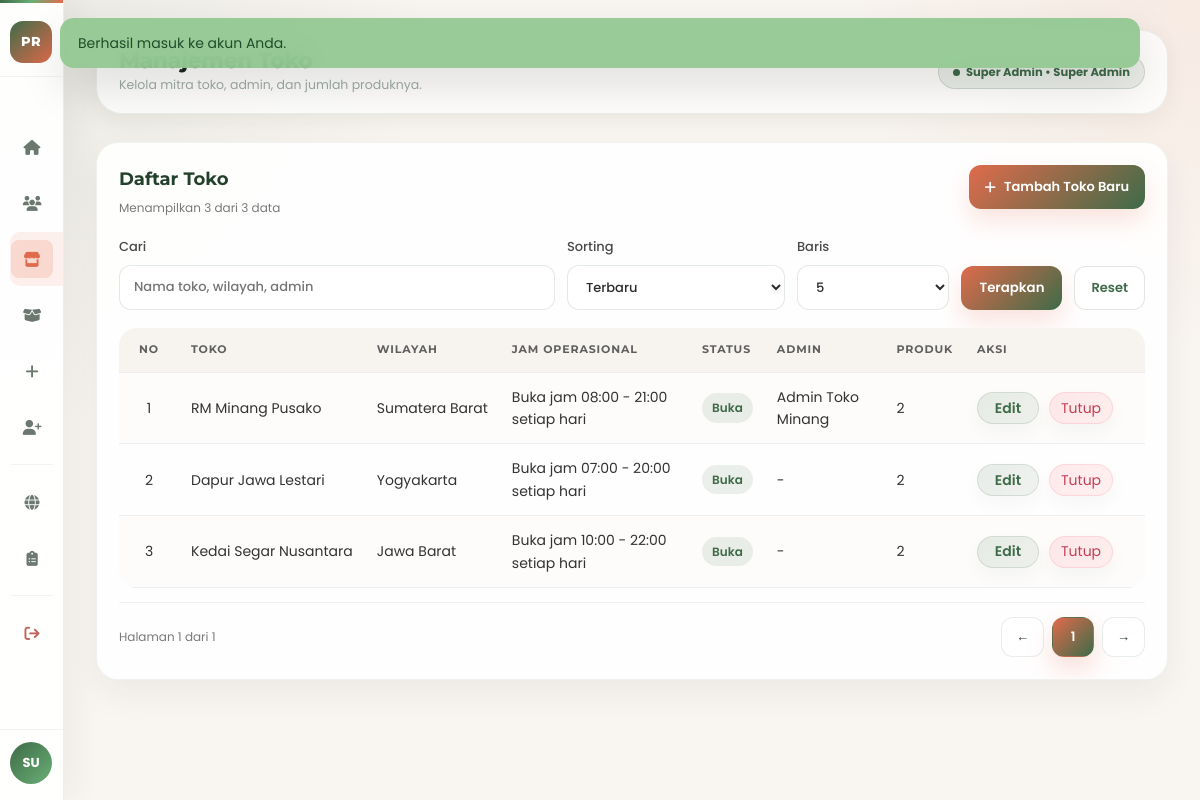
/admin-stores.php (signed in), run on the app's committed database.
### tables this page shows
CREATE TABLE IF NOT EXISTS users (
  id INT AUTO_INCREMENT PRIMARY KEY,
  name VARCHAR(120) NOT NULL,
  email VARCHAR(190) NOT NULL UNIQUE,
  password_hash VARCHAR(255) NOT NULL,
  profile_image VARCHAR(255) NULL,
  role ENUM('user', 'store_admin', 'super_admin') NOT NULL DEFAULT 'user',
  store_id INT NULL,
  is_active TINYINT(1) NOT NULL DEFAULT 1,
  created_at DATETIME NOT NULL,
  updated_at DATETIME NOT NULL,
  CONSTRAINT fk_users_store FOREIGN KEY (store_id) REFERENCES stores(id) ON DELETE SET NULL
);

CREATE TABLE IF NOT EXISTS stores (
  id INT AUTO_INCREMENT PRIMARY KEY,
  name VARCHAR(120) NOT NULL,
  slug VARCHAR(140) NOT NULL UNIQUE,
  region VARCHAR(120) NOT NULL,
  address TEXT NOT NULL,
  whatsapp VARCHAR(30) NOT NULL,
  instagram VARCHAR(120) NOT NULL,
  description TEXT NOT NULL,
  operating_hours VARCHAR(500) NOT NULL DEFAULT 'Setiap hari, 08.00 - 21.00 WIB',
  cover_image VARCHAR(255) NOT NULL,
  is_open TINYINT(1) NOT NULL DEFAULT 1,
  created_at DATETIME NOT NULL,
  updated_at DATETIME NOT NULL
);

### config/database.php (called while the page is built, shortened)
<?php
function db(): PDO
{
    static $pdo = null;
    if ($pdo instanceof PDO) {
        return $pdo;
    }
    $host = '127.0.0.1';
    $port = 3306;
    $database = 'pusakarasa';
    $username = 'root';
    $password = '';
    $dsn = sprintf('mysql:host=%s;port=%d;dbname=%s;charset=utf8mb4', $host, $port, $database);
    $pdo = new PDO($dsn, $username, $password, [
        PDO::ATTR_ERRMODE => PDO::ERRMODE_EXCEPTION,
        PDO::ATTR_DEFAULT_FETCH_MODE => PDO::FETCH_ASSOC,
    ]);
    return $pdo;
}

### admin-stores.php (the view, shortened to what this page needs)
<?php
require_once __DIR__ . '/includes/bootstrap.php';
require_once __DIR__ . '/includes/admin-sidebar.php';
require_role(ROLE_SUPER_ADMIN);
$storeSearch = trim($_GET['store_search'] ?? '');
$storeSort = trim($_GET['store_sort'] ?? 'created_desc');
$storePage = max(1, (int) ($_GET['store_page'] ?? 1));
$storePerPage = max(1, (int) ($_GET['store_per_page'] ?? 8));
$stores = array_values(array_filter(all_stores_with_admins(), static function (array $item) use ($storeSearch): bool {
    if ($storeSearch === '') {
        return true;
    }
    $haystack = strtolower(($item['name'] ?? '') . ' ' . ($item['region'] ?? '') . ' ' . ($item['admins'] ?? ''));
    return strpos($haystack, strtolower($storeSearch)) !== false;
}));
usort($stores, static function (array $a, array $b) use ($storeSort): int {
    return match ($storeSort) {
        'name_asc' => strcmp((string) $a['name'], (string) $b['name']),
        'name_desc' => strcmp((string) $b['name'], (string) $a['name']),
        default => strcmp((string) $b['created_at'], (string) $a['created_at']),
    };
});
$storesPage = paginate_array($stores, $storePage, $storePerPage);
render_layout('Manajemen Toko', function (?array $user = null) use ($storeSearch, $storeSort, $storePerPage, $storesPage, $editingStore, $listingQuery, $listingUrl): void {
    $userName = (string) ($user['name'] ?? 'Super Admin');
    ?>
    <div class="shell">
      <?php render_admin_sidebar($user, 'stores'); ?>
      <main class="main">
        <div class="topbar">
          <div>
            <div class="topbar-heading">Manajemen Toko</div>
            <div class="topbar-sub">Kelola mitra toko, admin, dan jumlah produknya.</div>
          </div>
          <div class="pill-role"><?= e($userName) ?> &bull; Super Admin</div>
        </div>
        <section class="management-layout">
          <article class="table-card management-table-card">
            <div class="table-card-head">
              <div>
                <h3>Daftar Toko</h3>
                <div class="table-meta">Menampilkan <?= e((string) count($storesPage['items'])) ?> dari <?= e((string) $storesPage['total']) ?> data</div>
              </div>
              <a class="action-button-link" href="<?= e(base_path('admin-store-create.php')) ?>"><i class="fa-solid fa-plus" aria-hidden="true"></i>Tambah Toko Baru</a>
            </div>
            <form class="form-panel management-filters" method="get">
              <label>Cari
                <input type="search" name="store_search" value="<?= e($storeSearch) ?>" placeholder="Nama toko, wilayah, admin" />
              </label>
              <label>Sorting
                <select name="store_sort">
                  <option value="created_desc" <?= $storeSort === 'created_desc' ? 'selected' : '' ?>>Terbaru</option>
                </select>
              </label>
              <label>Baris
                <select name="store_per_page">
                  <?php foreach ([5, 10, 20, 50] as $amount): ?>
                    <option value="<?= e((string) $amount) ?>" <?= $storePerPage === $amount ? 'selected' : '' ?>><?= e((string) $amount) ?></option>
                  <?php endforeach; ?>
                </select>
              </label>
              <button type="submit">Terapkan</button>
              <a class="filter-reset" href="<?= e(base_path('admin-stores.php')) ?>">Reset</a>
            </form>
            <div class="table-scroll">
              <table class="data-table">
                <thead>
                  <tr><th>No</th><th>Toko</th><th>Wilayah</th><th>Jam Operasional</th><th>Status</th><th>Admin</th><th>Produk</th><th>Aksi</th></tr>
                </thead>
                <tbody>
                  <?php foreach ($storesPage['items'] as $index => $item): ?>
                    <tr>
                      <td><?= e((string) ($storesPage['offset'] + $index + 1)) ?></td>
                      <td><?= e($item['name']) ?></td>
                      <td><?= e($item['region']) ?></td>
                      <td><?= e(operating_hours_display($item['operating_hours'] ?? '')) ?></td>
                      <td><span class="store-status-badge <?= (int) ($item['is_open'] ?? 1) === 1 ? 'is-open' : 'is-closed' ?>"><?= (int) ($item['is_open'] ?? 1) === 1 ? 'Buka' : 'Tutup' ?></span></td>
                      <td><?= e($item['admins'] ?: '-') ?></td>
                      <td><?= e((string) $item['product_count']) ?></td>
                      <td>
                        <div class="table-actions">
                          <a class="inline-link" href="<?= e(base_path('admin-stores.php?' . http_build_query(array_merge($_GET, ['edit' => $item['id']])))) ?>">Edit</a>
                          <form method="post">
                            <button type="submit" class="inline-link"><?= (int) ($item['is_open'] ?? 1) === 1 ? 'Tutup' : 'Buka' ?></button>
                          </form>
                        </div>
                      </td>
                    </tr>
                  <?php endforeach; ?>
                </tbody>
              </table>
            </div>
            <div class="table-pagination">
              <span class="table-meta">Halaman <?= e((string) $storesPage['page']) ?> dari <?= e((string) $storesPage['total_pages']) ?></span>
              <div class="page-nav">
                <a class="page-btn" href="<?= e(base_path('admin-stores.php?' . http_build_query(array_merge($_GET, ['store_page' => max(1, $storesPage['page'] - 1)])))) ?>">&larr;</a>
                <?php for ($p = max(1, $storesPage['page'] - 2); $p <= min($storesPage['total_pages'], $storesPage['page'] + 2); $p++): ?>
                  <a class="page-btn <?= $p === $storesPage['page'] ? 'is-active' : '' ?>" href="<?= e(base_path('admin-stores.php?' . http_build_query(array_merge($_GET, ['store_page' => $p])))) ?>"><?= e((string) $p) ?></a>
                <?php endfor; ?>
                <a class="page-btn" href="<?= e(base_path('admin-stores.php?' . http_build_query(array_merge($_GET, ['store_page' => min($storesPage['total_pages'], $storesPage['page'] + 1)])))) ?>">&rarr;</a>
              </div>
            </div>
          </article>
        </section>
      </main>
    </div>
    <?php
}, ['hide_header' => true, 'hide_footer' => true, 'dashboard_css' => true, 'body_class' => 'dashboard-body']);

### includes/admin-sidebar.php (shortened to what this page needs)
<?php
function render_admin_sidebar(?array $user, string $activePage): void
{
    $userName = (string) ($user['name'] ?? 'Super Admin');
    $links = [
        ['key' => 'dashboard', 'path' => 'admin-dashboard.php', 'icon' => 'fa-house', 'label' => 'Dashboard'],
        ['key' => 'users', 'path' => 'admin-users.php', 'icon' => 'fa-users', 'label' => 'Pengguna'],
        ['key' => 'stores', 'path' => 'admin-stores.php', 'icon' => 'fa-store', 'label' => 'Toko'],
        ['key' => 'products', 'path' => 'admin-products.php', 'icon' => 'fa-box-open', 'label' => 'Produk Platform'],
        ['key' => 'store-create', 'path' => 'admin-store-create.php', 'icon' => 'fa-plus', 'label' => 'Tambah Toko'],
        ['key' => 'admin-create', 'path' => 'admin-store-admin-create.php', 'icon' => 'fa-user-plus', 'label' => 'Buat Store Admin'],
    ];
    ?>
    <aside class="sidebar admin-sidebar">
      <div class="sidebar-brand">
        <span class="sidebar-brand-mark">PR</span>
      </div>
      <nav class="sidebar-nav" aria-label="Navigasi admin">
        <?php foreach ($links as $link): ?>
          <a href="<?= e(base_path($link['path'])) ?>" class="nav-link <?= $activePage === $link['key'] ? 'active' : '' ?>" title="<?= e($link['label']) ?>">
            <span class="nav-link-icon"><i class="fa-solid <?= e($link['icon']) ?>" aria-hidden="true"></i></span>
          </a>
        <?php endforeach; ?>
        <div class="nav-divider"></div>
        <a href="<?= e(base_path('index.php')) ?>" class="nav-link" title="Beranda">
          <span class="nav-link-icon"><i class="fa-solid fa-globe" aria-hidden="true"></i></span>
        </a>
        <a href="<?= e(base_path('katalog.php')) ?>" class="nav-link" title="Katalog">
          <span class="nav-link-icon"><i class="fa-solid fa-clipboard-list" aria-hidden="true"></i></span>
        </a>
        <div class="nav-divider"></div>
        <a href="<?= e(base_path('logout.php')) ?>" class="nav-link admin-logout" title="Keluar">
          <span class="nav-link-icon"><i class="fa-solid fa-arrow-right-from-bracket" aria-hidden="true"></i></span>
        </a>
      </nav>
      <div class="sidebar-footer">
        <div class="sidebar-user">
          <div class="sidebar-avatar"><?= e(strtoupper(substr($userName, 0, 2))) ?></div>
        </div>
      </div>
    </aside>
    <?php
}

### assets/css/variables.css (style rules this page uses)
:root { --color-primary: #e06b4c; --color-primary-dark: #c85f42; --color-primary-darker: #c9563e; --color-secondary: #3e6b48; --color-secondary-dark: #2f3e34; --color-green: #90c790; --color-green-dark: #7fbf7f; --color-yellow: #f2c94c; --color-orange: #d4956c; --color-beige: #b8b87c; --color-white: #ffffff; --color-off-white: #fdfcfb; --color-bg-light: #f9f5f0; --color-bg-gray: #f9f9f9; --color-bg-dark: #1f2a21; --color-text-primary: #333; --color-text-secondary: #555; --color-text-tertiary: #666; --color-text-light: #6b7280; --color-text-lighter: #9ca3af; --color-text-dark: #1f2937; --color-text-darker: #111827; --color-text-muted: #aaa; --color-text-white: #f2f2f2; --color-border-light: #f0f0f0; --color-border-gray: #e5e7eb; --color-border-medium: #ddd; --color-border-dark: #444; --color-border-rgba: rgba(0, 0, 0, 0.1); --color-border-rgba-medium: rgba(101, 93, 93, 0.2); --color-star: #f59e0b; --color-success: #00c853; --color-success-dark: #009b37; --color-info: #ff8a00; --color-info-dark: #d35400; --color-danger: #ff4f64; --color-danger-dark: #c61490; --gradient-hero: linear-gradient( 135deg, var(--color-primary) 0%, var(--color-orange) 30%, var(--color-beige) 60%, var(--color-green) 100% ); --gradient-border: linear-gradient( 270deg, var(--color-primary) 0%, #ff7b7b 50%, var(--color-green) 100% ); --gradient-button: linear-gradient( 270deg, var(--color-primary) 0%, #ff7b7b 50%, var(--color-green) 100% ); --gradient-button-hover: linear-gradient( 270deg, var(--color-primary-darker) 0%, #ff6a6a 50%, var(--color-green-dark) 100% ); --gradient-whatsapp: linear-gradient(135deg, var(--color-success), var(--color-success-dark)); --gradient-email: linear-gradient(135deg, var(--color-info), var(--color-info-dark)); --gradient-instagram: linear-gradient(135deg, var(--color-danger), var(--color-danger-dark)); --gradient-login-bg: linear-gradient( 159deg, rgba(224, 107, 76, 0.6) 0%, rgba(62, 107, 72, 0.6) 100% ); --shadow-sm: 0 2px 6px rgba(0, 0, 0, 0.1); --shadow-md: 0 4px 12px rgba(0, 0, 0, 0.1); --shadow-lg: 0 6px 12px rgba(0, 0, 0, 0.06); --shadow-xl: 0 8px 16px rgba(0, 0, 0, 0.12); --shadow-2xl: 0 8px 24px rgba(0, 0, 0, 0.3); --shadow-hero: 0 8px 16px rgba(0, 0, 0, 0.2); --shadow-text: 0 4px 12px rgba(0, 0, 0, 0.4); --shadow-text-strong: 0 4px 12px rgba(0, 0, 0, 0.8); --shadow-card: 0 10px 40px rgba(0, 0, 0, 0.2); --shadow-card-hover: 0 14px 50px rgba(0, 0, 0, 0.3); --shadow-login: 0 16px 40px rgba(0, 0, 0, 0.15); --opacity-overlay: 0.3; --opacity-blur: 0.55; --opacity-bg: 0.7; --opacity-bg-high: 0.9; --backdrop-blur: blur(10px); --backdrop-blur-strong: blur(35px); }

### assets/css/base.css (style rules this page uses)
* { margin: 0; padding: 0; box-sizing: border-box; }
html { scroll-behavior: smooth; }
body { font-family: "Poppins", sans-serif; background: var(--color-bg-light); color: var(--color-text-primary); line-height: 1.6; }
a { text-decoration: none; color: inherit; }

### assets/css/style.css (style rules this page uses)
* { margin: 0; padding: 0; box-sizing: border-box; }
body { font-family: "Poppins", sans-serif; background-color: #f9f9f9; overflow-x: hidden; }

### assets/css/app/discovery-catalog.css (style rules this page uses)
.store-links a, .contact-links a, .inline-link { color: #e06b4c; text-decoration: none; font-weight: 600; }
.search-form input, .search-form select, .form-panel input, .form-panel select, .form-panel textarea { width: 100%; padding: 12px 14px; border-radius: 12px; border: 1px solid #ddd; font-family: "Poppins", sans-serif; background: #fff; }
.search-form button, .form-panel button, .action-button { border: none; border-radius: 12px; padding: 12px 18px; background: #e06b4c; color: #fff; font-family: "Poppins", sans-serif; font-weight: 600; cursor: pointer; }

### assets/css/app/auth.css (style rules this page uses)
.form-panel { display: grid; gap: 14px; }
.form-panel label { display: grid; gap: 8px; color: #333; font-size: 14px; font-weight: 500; }

### assets/css/app/profile-table.css (style rules this page uses)
.table-card { background: #fff; border-radius: 18px; padding: 24px; box-shadow: 0 6px 18px rgba(0, 0, 0, 0.08); overflow-x: auto; }
.data-table { width: 100%; border-collapse: collapse; }
.data-table th, .data-table td { padding: 14px 12px; text-align: left; border-bottom: 1px solid #eee; font-size: 14px; }
.data-table th { color: #3e6b48; font-family: "Montserrat", sans-serif; }
.pill-role { display: inline-flex; align-items: center; padding: 6px 12px; border-radius: 999px; background: #f9f5f0; color: #555; font-size: 12px; font-weight: 600; }

### data on the page
users: name "SU", name "Super Admin"
stores: id "3", offset "3", name "Kedai Segar Nusantara", region "Jawa Barat", operating_hours "Buka jam 10:00 - 22:00 setiap hari", admins "-", product_count "2", shows "Tutup", is_open "1"
stores: offset "1", name "RM Minang Pusako", region "Sumatera Barat", operating_hours "Buka jam 08:00 - 21:00 setiap hari", is_open "Buka", admins "Admin Toko Minang", product_count "2"
stores: offset "2", name "Dapur Jawa Lestari", region "Yogyakarta", operating_hours "Buka jam 07:00 - 20:00 setiap hari", is_open "Buka", admins "-", product_count "2"

### other printed values
$flash['message'] "Berhasil masuk ke akun Anda."
count($storesPage['items']) "3"
form field store_per_page "5"
